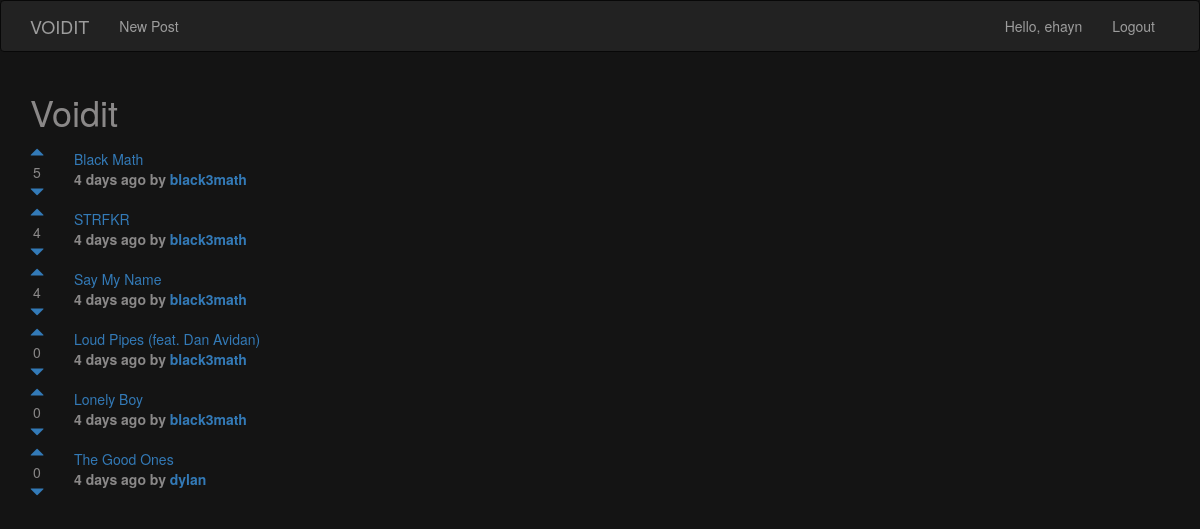
The app's page / (signed in) with its own data.
### posts/models.py (models this page shows, shortened)
class Post(models.Model):
	title = models.CharField(max_length=200)
	url = models.TextField()
	pub_date = models.DateTimeField()
	author = models.ForeignKey(User)
	votes_total = models.IntegerField(default=0)

### posts/views.py (the view)
# urls.py: url(r'^$', views.home, name='home'),
def home(request):
	posts = Post.objects.order_by('-votes_total')
	return render(request, 'posts/home.html', {'posts':posts})

### posts/templatetags/postsTags.py (called while the page is built)
@register.filter
def timesincemin(value):
    return timesince(value).split(', ')[0]

### posts/templates/posts/home.html (shortened to what this page needs)
<!DOCTYPE html>
<html lang="en">
  <head>
    <link rel="stylesheet" href="https://maxcdn.bootstrapcdn.com/bootstrap/3.3.7/css/bootstrap.min.css">
  </head>
	<body style="background-color:#141414; color:#8A8888;" >
		{% extends 'navigationBar.html' %}
		{% block content %}
		<div class="container">
			<h1>Voidit</h1>
			{% load postsTags %}
			<div>
				{% for post in posts.all %}
				<div style="overflow:auto;display:flex;align-items:center;">
					<div style="float:left;">
						<a href="#" onClick="document.getElementById('upvote{{ post.id }}').submit()"><span class="glyphicon glyphicon-triangle-top" aria-hidden="true"></span></a></br>
						<div style="text-align:center;">{{ post.votes_total }}</div>
						<a href="#" onClick="document.getElementById('downvote{{ post.id }}').submit()"><span class="glyphicon glyphicon-triangle-bottom" aria-hidden="true"></span></a>
					</div>
					<div style="padding-left:30px;">
						<a href="{{ post.url }}">{{ post.title }}</a></br>
						<label>{{ post.pub_date|timesincemin }} ago by <a href="{% url 'posts:userPosts' post.author.id %}">{{ post.author.username }}</a></label>
					</div>
				</div>
				{% endfor %}
			</div>
		</div>
		{% endblock %}

### templates/navigationBar.html (shortened to what this page needs)
<nav class="navbar navbar-inverse">
	<div class="container">
		<div class="navbar-header">
			<a class="navbar-brand" href="{% url 'home' %}">VOIDIT</a>
		</div>
		<div class="collapse navbar-collapse" id="myNav">
			<ul class="nav navbar-nav">
				<li><a href="{% url 'posts:newPost' %}">New Post</a></li>
			</ul>
			<ul class="nav navbar-nav navbar-right">
				{% if user.is_authenticated %}
				<li><a href="#">Hello, {{ user.username }}</a></li>
				<li>
					<a href="#" onClick="document.getElementById('logout').submit()">Logout</a>
				</li>
				{% else %}
				<li><a href="{% url 'accounts:login' %}">Login</a></li>
				<li><a href="{% url 'accounts:signup' %}">Signup</a></li>
				{% endif %}
			</ul>
		</div>
	</div>
</nav>
{% block content %}
{% endblock %}

### records on screen
Post: votes_total "5", title "Black Math", pub_date "4 days", author.username "black3math"
Post: votes_total "4", title "STRFKR", pub_date "4 days", author.username "black3math"
Post: votes_total "4", title "Say My Name", pub_date "4 days", author.username "black3math"
Post: votes_total "0", title "Loud Pipes (feat. Dan Avidan)", pub_date "4 days", author.username "black3math"
Post: votes_total "0", title "Lonely Boy", pub_date "4 days", author.username "black3math"
Post: votes_total "0", title "The Good Ones", pub_date "4 days", author.username "dylan"

### other values on screen
{{ user.username }} "ehayn"
